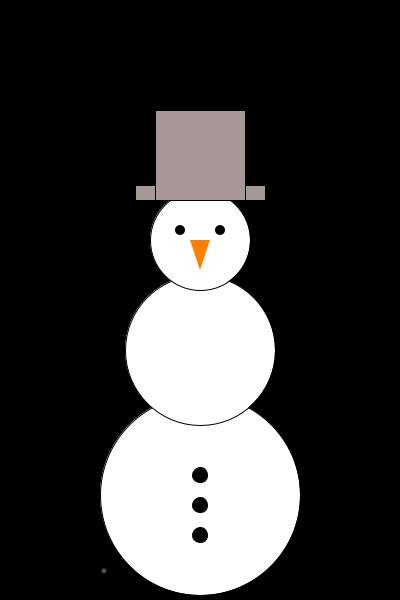
Frame 1 (no input)
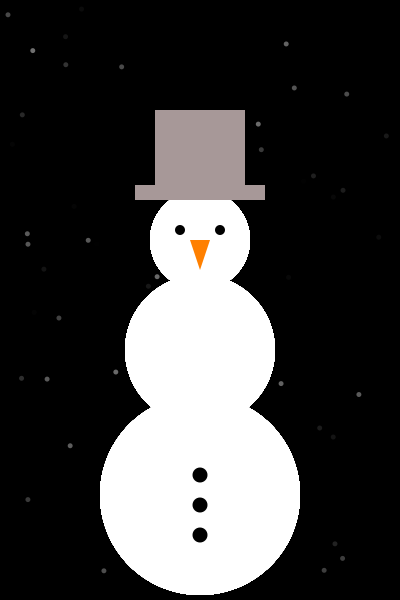
Frame 60 (the mouse pressed at the canvas centre just before this capture)
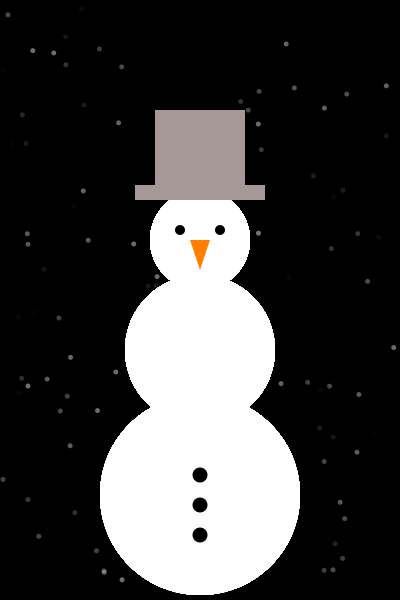
Frame 120 (the mouse held since frame 60 and released just before this capture)

The Processing sketch that drew these frames (run headless with seeded random() and noise(); from frame 60 on, the mouse is pressed at the canvas centre):

// Processing sketch: processing_124222
// ── processing_124222.pde

//Snowman Made By Christian Rodenhouse
void setup()
{
  size(400,600);
  background(0,0,0);
}
void draw()
{
  frameRate(30);
  fill(255,255,255);
  ellipse(width/2, 495, 200, 200);
  fill(255, 255, 255);
  ellipse(width/2, 350, 150, 150);
  fill(255,255,255);
  ellipse(width/2, 240, 100, 100);
  fill(167,152,152);
  rect(135,185, 130, 15);
  fill(167,152,152);
  rect(155,110,90,90);
  fill(0,0,0);
  ellipse(width/2,535, 15,15);
  fill(0,0,0);
  ellipse(width/2,505, 15,15);
  fill(0,0,0);
  ellipse(width/2,475, 15,15);
  fill(255,255,255);
  fill(255,255,255,random(120));
  noStroke();
  ellipse(random(400),random(600),5,5);
  fill(0,0,0);
  ellipse(180,230,10,10);
  fill(0,0,0);
  ellipse(220,230,10,10);
  fill(255,128,0);
  triangle(width/2,270, 190,240, 210, 240);


  
  
  
  
}
